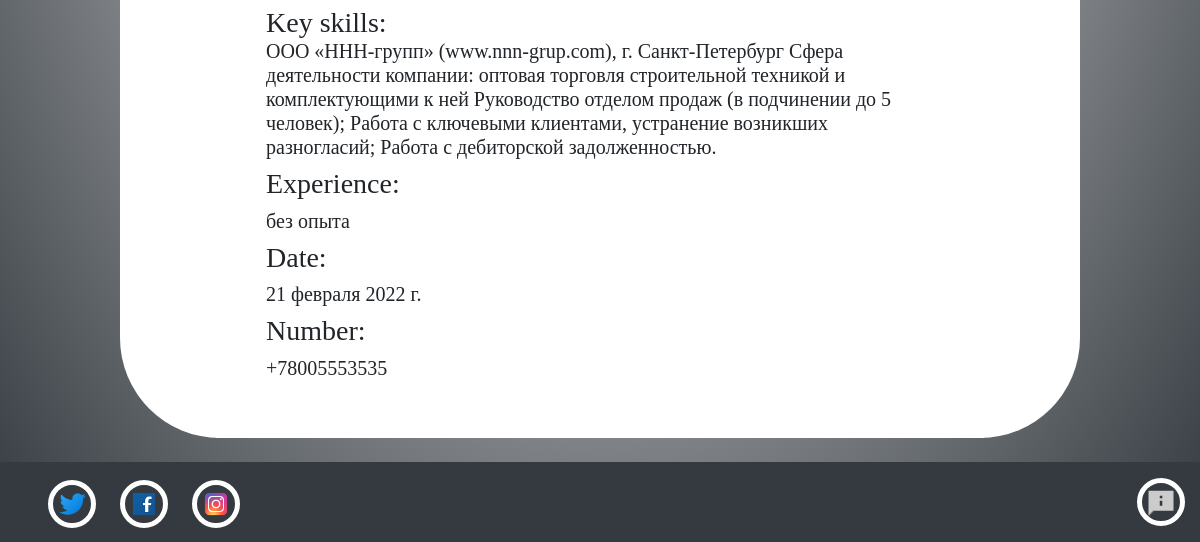
/Resume (lower part), run on an earlier commit of the app's database.
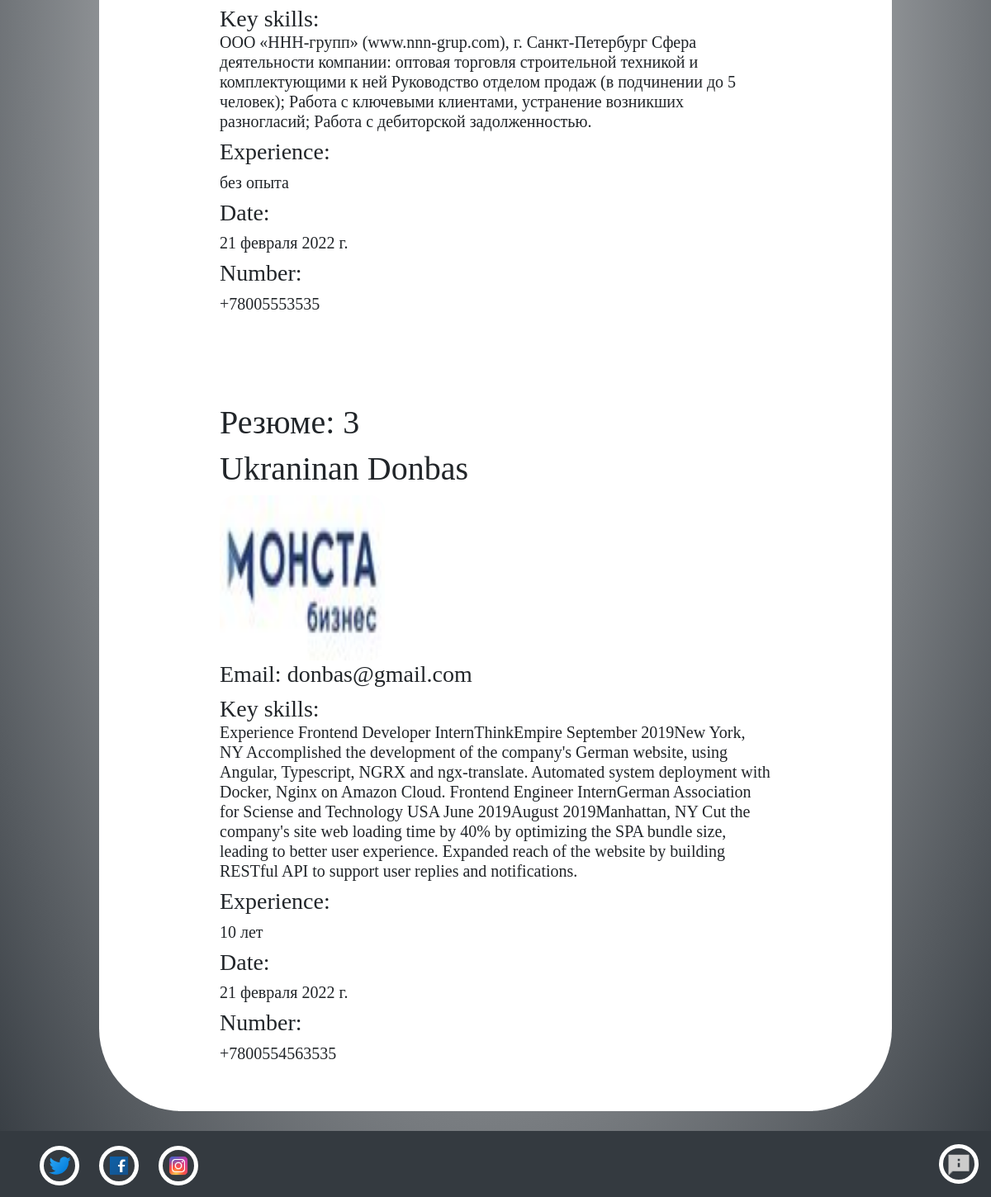
And on a later commit of the database.
### app/models.py (models this page shows, shortened)
class Resume(models.Model):
    name = models.CharField('Name', max_length=50)
    surname = models.CharField('Surname', max_length=50)
    email = models.CharField('Email', max_length=50)
    text = models.TextField('Text')
    date = models.DateField('Data')
    experience = models.CharField("Experience", max_length= 100)
    Imagesrs = models.CharField('Imageurl', max_length=50)
    Telephonenumber = models.CharField('Telephonenumber', max_length=20)

### app/views.py (the view)
# urls.py: path('Resume', views.Resume, name="Resume"),
def Resume(request):
    data = {
        'resume': resume,
    }
    return render(request, 'app/Resume.html', data)

### app/templates/app/Resume.html (shortened to what this page needs)
{% extends "app/Layout/layout.html" %}
{% block style %}
    <link rel="stylesheet" type="text/css" href="../static/app/style/Resume.css" />
{% endblock %}
{% block content %}
 <div class = "main_div">
        {% for el in resume%}
        <div class="item" >
            <h1>Резюме: {{el.id}}</h1>
            <h1> {{el.name}} {{el.surname}} </h1> <img class="imgs" src="{{el.Imagesrs}}" alt="">
            <h3>Email: {{el.email}}</h3>
            <h3>Key skills:  <div class="text-div"><h5> {{el.text}} </h5></div></h3>
            <h3>Experience: <h5>{{el.experience}}</h5></h3>
            <h3>Date: <h5> {{el.date}}</h5> </h3>
            <h3>Number: <h5> {{el.Telephonenumber}}</h5></h3>
        </div>
        {% endfor %}
 </div>
{% endblock %}

What changed in the data, as far as the page shows it:
added Resume: id "3", name "Ukraninan", surname "Donbas", Imagesrs (picture), email "donbas@gmail.com", text "Experience Frontend Developer InternThinkEmpire September 2019New York, NY Accomplished the development of the company's German website, using Angular, Typescript, NGRX and ngx-translate. Automated system deployment with Docker, Nginx on Amazon Cloud. Frontend Engineer InternGerman Association for Sciense and Technology USA June 2019August 2019Manhattan, NY Cut the company's site web loading time by 40% by optimizing the SPA bundle size, leading to better user experience. Expanded reach of the website by building RESTful API to support user replies and notifications.", experience "10 лет", date "21 февраля 2022 г.", Telephonenumber "+7800554563535"
